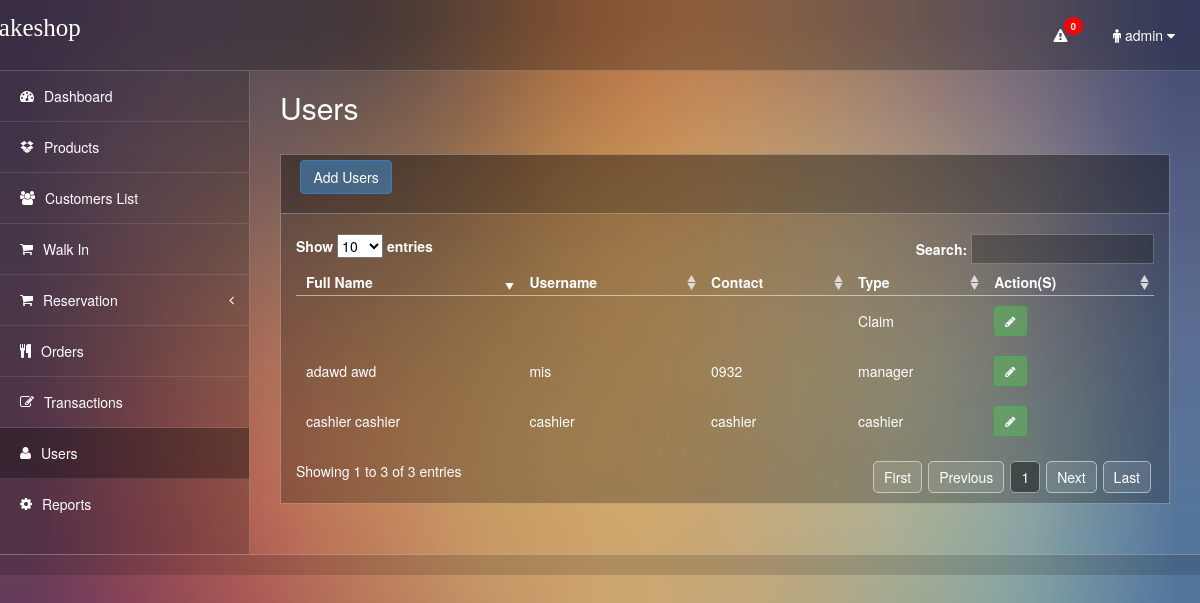
/users.php (signed in), run on the app's committed database.
### tables this page shows
CREATE TABLE `tbl_users` (
  `id` int(11) NOT NULL,
  `username` varchar(30) NOT NULL,
  `password` varchar(30) NOT NULL,
  `firstname` varchar(30) NOT NULL,
  `middlename` varchar(30) NOT NULL,
  `lastname` varchar(30) NOT NULL,
  `contact` varchar(30) NOT NULL,
  `type` varchar(30) NOT NULL,
  `status` varchar(30) NOT NULL
);

### users.php (the view, shortened to what this page needs)
<?php
include 'connection.php';
?>
<!DOCTYPE html>
<html>
<head>
<link href="css/bootstrap.css" rel="stylesheet" media="screen">
<link href="css/thin-admin.css" rel="stylesheet" media="screen">
<link href="css/font-awesome.css" rel="stylesheet" media="screen">
<link href="style/style.css" rel="stylesheet">
<link href="style/dashboard.css" rel="stylesheet">
<link href="font-awesome-4.0.3/css/font-awesome.min.css" rel="stylesheet" media="screen">
<link href="css/demo_page.css" rel="stylesheet">
<link href="css/demo_table.css" rel="stylesheet">
</head>
<body>
<?php
  include 'header.php';
?>
<div class="wrapper">
  <div class="left-nav">
  <div id="side-nav">
  <?php
          switch ($_SESSION['type'])
          {
            case 'default':
              include 'admin.php';
              break;
          }
      ?>
    </div>
  </div>
  <div class="page-content">
    <div class="content container">
      <div class="row">
        <div class="col-lg-12">
          <h2 class="page-title">Users</h2>
        </div>
      </div>
      <div class="row">
        <div class="col-lg-12">
          <div class="widget">
            <div class="widget-header"> &nbsp;&nbsp;&nbsp;&nbsp;&nbsp;<button class="btn btn-primary" data-toggle="modal" data-target="#addcustomers">Add Users</button>
            </div>
            <div class="widget-content">
<div class="example_alt_pagination">
      <div id="container">
  <div id="demo">
    <table cellpadding="0" cellspacing="0" border="0" class="display" id="example">
      <thead>
        <tr>
          <th>Full Name</th>
          <th class="hidden-xs">Username</th>
          <th class="hidden-xs">Contact</th>
          <th>Type</th>
          <th>Action(S)</th>
          </tr>
        </thead>
      <tbody>
        <?php
        $getcustomers = $dbConn->query("SELECT * FROM tbl_users where type != 'default' ");
        while ($row = $getcustomers->fetch(PDO::FETCH_ASSOC)) {
        ?>
        <TR>
          <td><?php echo $row['firstname'].' '.$row['lastname'];?></td>
          <td><?php echo $row['username'];?></td>
          <td><?php echo $row['contact'];?></td>
          <td><?php echo $row['type'];?></td>
          <td><button class="btn btn-success btn-sm" data-target="#edit<?php echo $row['id'];?>" data-toggle="modal"><label class="icon-pencil"></label></button></td>
        </TR>
        <?php
      }
        ?>
        </tbody>
  </table>
    </div>
        </div>
    </div>
            </div>
          </div>
        </div>
      </div>
    </div>
  </div>
</div>
<div class="bottom-nav footer">  </div>
<link href="assets/switcher/switcher.css" rel="stylesheet">
<link href="assets/switcher/switcher-defult.css" rel="stylesheet">
<link rel="alternate stylesheet" type="text/css" href="assets/switcher/a.css" title="a" media="all" />
</body>
</html>

### css/thin-admin.css (style rules this page uses)
body { background-color: #54364a; background-size: cover; background-image:url(../images/a.jpg); }
.footer { background-color: rgba(0, 0, 0, 0.15); padding: 10px; color: #fff; }
.left-nav { background-color: rgba(0, 0, 0, 0.20); color: #FFF; display: table-cell; float: none!important; vertical-align:top; }
.page-content { color: #FFF; padding: 20px 30px; display: table-cell; float: none!important; }
.wrapper { display: table; width: 100%; }
.bottom-nav { width: 100%; border-top: 1px solid rgba(255,255,255, 0.25); }
.container { max-width: none !important; padding: 0; }
@media (min-width:320px) { .left-nav { float: none!important; width: 150px; vertical-align:top; } }
@media (min-width:320px) { .page-title { margin: 0px !important; } }
@media (min-width:481px) { .left-nav { float: none!important; width: 150px; vertical-align:top; } }
@media (min-width:481px) { .page-title { margin: 0px !important; } }
@media (min-width:641px) { .left-nav { float: none!important; width: 150px; border-right: 1px solid rgba(255,255,255, 0.2); vertical-align:top; } }
@media (min-width:961px) { .left-nav { float: none!important; width: 250px; vertical-align:top; } }
@media (min-width:1025px) { .left-nav { float: none!important; width: 250px; vertical-align:top; } }
.page-title { margin: -30px 0 0; padding: 0 0 30px; }

### style/style.css (style rules this page uses)
.widget { position: relative; clear: both; padding-bottom: 30px; width: auto; overflow: hidden; }
.widget-header { position: relative; height: 60px; line-height: 40px; background-color: rgba(0, 0, 0, 0.40); border: 1px solid rgba(255,255,255, 0.3); }
.widget-content { padding: 20px 15px 15px; background-color: rgba(0, 0, 0, 0.25); border: 1px solid rgba(255,255,255, 0.3); }
.widget-header+.widget-content { border-top: none; -webkit-border-top-left-radius: 0; -webkit-border-top-right-radius: 0; -moz-border-radius-topleft: 0; -moz-border-radius-topright: 0; border-top-left-radius: 0; border-top-right-radius: 0; }
.widget-content:before, .widget-content:after { content: ""; display: table; }
.widget-content:after { clear: both; }
.widget-content { zoom: 1; }

### css/demo_table.css (style rules this page uses)
table.display { margin: 0 auto; clear: both; width: 100%; }
table.display thead th { padding: 3px 18px 3px 10px; border-bottom: 1px solid rgba(255,255,255, 0.3); font-weight: bold; cursor: pointer; * cursor: hand; }
table.display td { padding: 10px; }
.sorting_asc { background: url(../img/sort_desc.png) no-repeat center right; }
.sorting { background: url('../img/sort_both.png') no-repeat center right; }
tr.odd { background-color: rgba(0, 0, 0, 0); }
tr.even { background-color: rgba(0, 0, 0, 0); }
tr.odd td.sorting_1 { background-color: transparent; }
tr.even td.sorting_1 { background-color: transparent; }

### assets/switcher/a.css (style rules this page uses)
body { background-color: #54364a; background-size: cover; background-image:url(../../images/a.jpg); }

### data on the page
tbl_users: type "Claim"
tbl_users: firstname "cashier", lastname "cashier", username "cashier", contact "cashier", type "cashier"
tbl_users: firstname "adawd", lastname "awd", username "mis", contact "0932", type "manager"

### other printed values
$getcount->rowCount() "0"
$_SESSION['fullname'] "admin"
